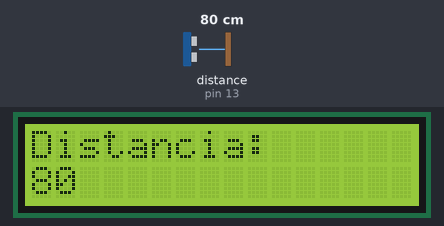
A sketch run on a simulated Arduino Uno, built with avr-gcc and run on an emulated ATmega328P. Shown: 16×2 character LCD. Inputs (shaded band) come from the test bench; at power-on: distance to the obstacle (sensor on pin 13) 80 cm. The echo pulse lasts 58.3 µs per cm; what the sketch prints to the serial monitor is not drawn.

Above: at 1.2 s.
1.3 s: distance to the obstacle (sensor on pin 13) set to 2 cm
At 3.4 s:
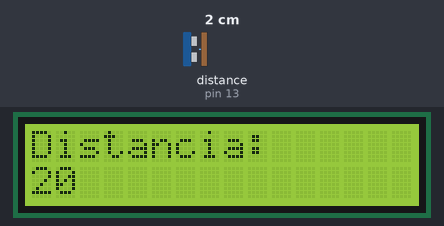
4.5 s: distance to the obstacle (sensor on pin 13) set to 4 cm
At 7.0 s:
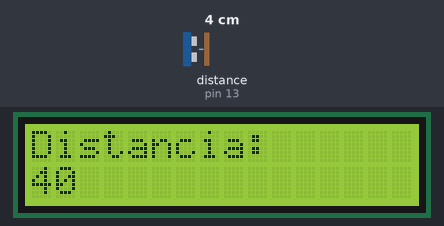
7.5 s: distance to the obstacle (sensor on pin 13) set to 9 cm
At 9.5 s:
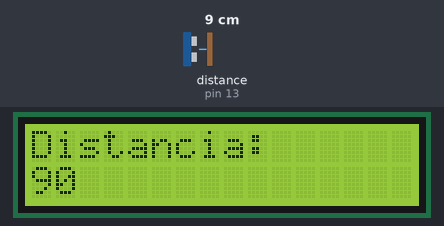
Timing chart, 0 to 11.0 s (numbered marks = the images above; inputs shaded):
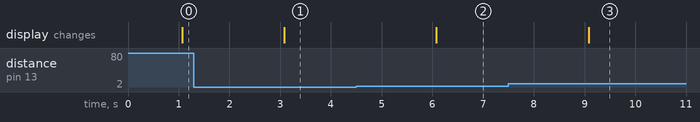

The sketch:

Sonar3_arduino.ino
```cpp
/*Projeto Régua Ultrassônica
Em desenvolvimento por Tulio Baars
<tuliobaars@gmail.com>*/

#include <LiquidCrystal.h>
#include "Ultrasonic.h"
#define echoPin 13 //Pino 13 recebe o pulso do echo
#define trigPin 7 //Pino 12 envia o pulso para gerar o echo

// inicia a biblioteca e seta os pinos do LCD
LiquidCrystal lcd(12, 11, 5, 4, 3, 2);

Ultrasonic ultrasonic(7,13);

void setup() {
  // função de configuração - executada uma vez
     Serial.begin(9600); //inicia a porta serial a 9600 baud
   pinMode(echoPin, INPUT); // define o pino 13 como entrada (recebe)
   pinMode(trigPin, OUTPUT); // define o pino 12 como saida (envia)
  lcd.begin(16, 2); // configura a exibição do LCD - 16 colunas por 2 linhas
  // Exibe o texto entre aspas na primeira linha do LCD
  lcd.print("Distancia:");
}

void loop() {
  // função de loop - ao acabar, é executada novamente se as condições forem atendidas (se aplicável)
    //seta o pino 12 com um pulso baixo "LOW" ou desligado ou ainda 0
    digitalWrite(trigPin, LOW);
  // delay de 2 microssegundos
    delayMicroseconds(2);
  //seta o pino 12 com pulso alto "HIGH" ou ligado ou ainda 1
    digitalWrite(trigPin, HIGH);
  //delay de 10 microssegundos
    delayMicroseconds(10);
  //seta o pino 12 com pulso baixo novamente
    digitalWrite(trigPin, LOW);
  // função Ranging, faz a conversão do tempo de
  //resposta do echo em centimetros, e armazena
  //na variavel distancia
    int distancia = (ultrasonic.Ranging(CM));

Serial.print("Distancia em CM: ");
Serial.println(distancia); //vai exibir a distância no monitor serial também, além de no LCD
delay(1000); //espera 1 segundo para fazer a leitura novamente
  // joga o cursor do LCD para coluna 0, linha 1
  // (nota: a linha 1 é a segunda, lembre-se que a contagem começa do 0
  lcd.setCursor(0, 1);
  lcd.print(distancia);
  //caso seu Sonar esteja medindo um pouco acima ou abaixo, corrija aqui, adicionando ou retirando a proporção do desvio
}
```

Measured:
- after the input at 1.3 s, the display: changes after 1.8 s (image 1)
- after the input at 4.5 s, the display: changes after 1.6 s (image 2)
- after the input at 7.5 s, the display: changes after 1.6 s (image 3)
